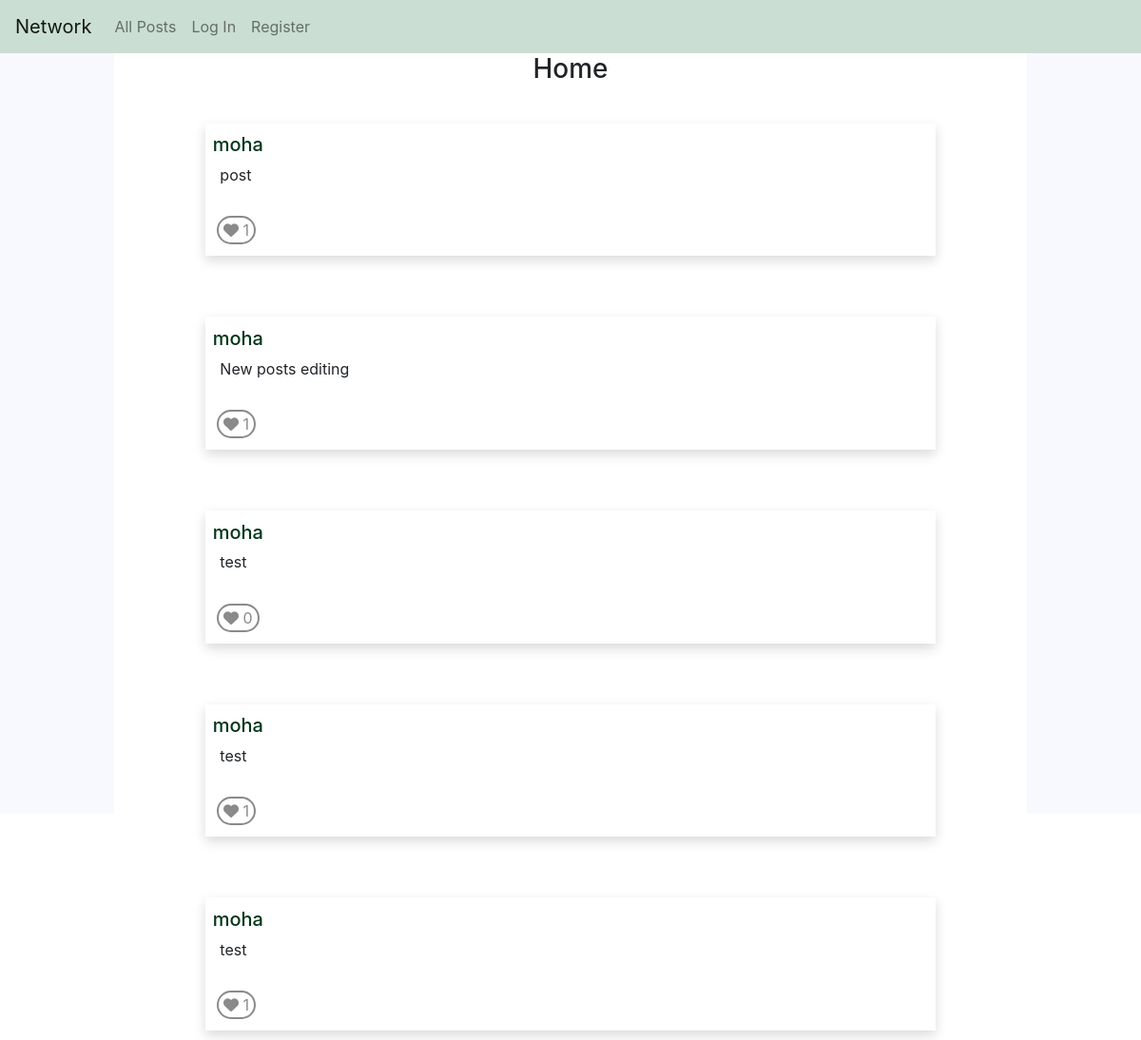
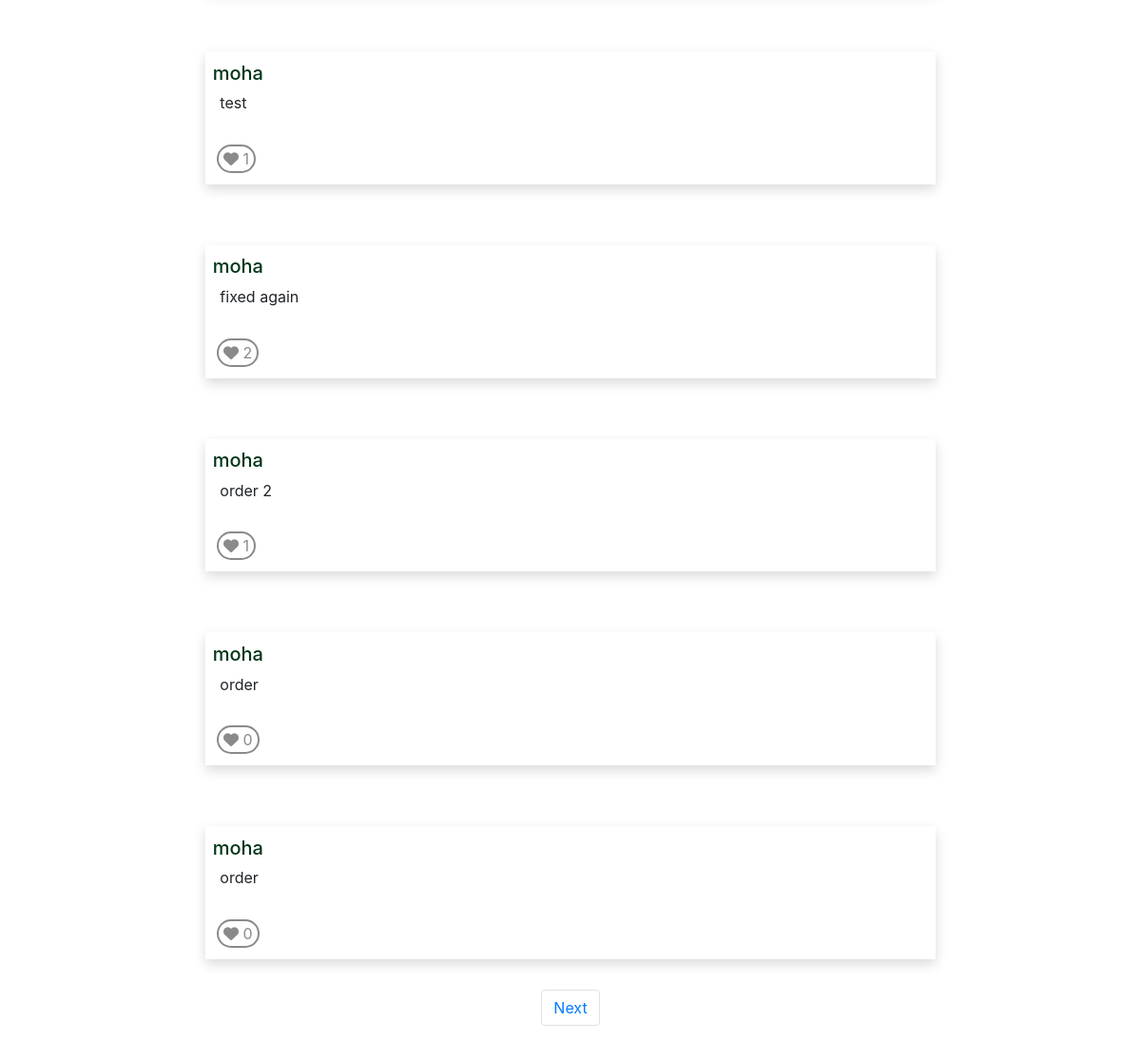
The page / on the database its author committed (2 pictures, top to bottom).
### network/models.py (models this page shows)
class post(models.Model):
    id = models.AutoField(primary_key=True)
    postfk = models.ForeignKey(User, on_delete=models.CASCADE)
    text = models.TextField(max_length=200)
    numoflikes = models.IntegerField(default=0)
    liked = models.BooleanField(default=False)

class User(AbstractUser):
    id = models.AutoField(primary_key=True)
    numfollowers = models.IntegerField(default=0)
    numfollowing = models.IntegerField(default=0)

### network/views.py (the view)
# urls.py: path("", views.index, name="index"),
def index(request):
    if request.method == "POST":
        np = request.POST["po"]
        postt = post()
        postt.text = np
        postt.postfk = request.user
        postt.save()
        posts = post.objects.all().order_by("-id")
        return render(request, "network/index.html", {
            "posts": posts
        })
    else:
        userposts = post.objects.filter().order_by("-id")
        pag = Paginator(userposts, 10)
        page_number = request.GET.get('page')
        page_obj = pag.get_page(page_number)
        return render(request, "network/index.html", {
            "posts": page_obj
        })

### network/templates/network/index.html (shortened to what this page needs)
{% extends "network/layout.html" %}
{% load static %}
{% block body %}
<div class="post-side">
    <div class="post-parent">
        <div>
            <h3>Home</h3>
        </div>
        {% for post in posts %}
        <div id="post">
            <div id="pun">
                <a id="a" href="profile/{{post.postfk}}" onclick="document.getElementById('su').submit();">
                    <h5 id="postuser">{{post.postfk}}</h5>
                </a>
            </div>
            <div id="ptxt">
                <p id="tx">{{post.text}}</p>
            </div>
            <div style="display: none;" class="btlike" id="dd-{{post.id}}">
                <button id="like" value="{{post.id}}" class="button button-like">
                    <i class="fa fa-heart"></i>
                    <span id='n-{{post.id}}'>{{post.numoflikes}}</span>
                </button>
            </div>
        </div>
        {% endfor %}
        <nav aria-label="Page navigation example">
            <ul class="pagination justify-content-end">
                {% if posts.has_next %}
                <li class="page-item">
                    <a class="page-link" href="?page={{ posts.next_page_number }}">Next</a>
                </li>
                {% endif %}
            </ul>
        </nav>
    </div>
</div>
{% endblock %}

### network/templates/network/layout.html (shortened to what this page needs)
{% load static %}
<!DOCTYPE html>
<html lang="en">
<head>
    <link rel="stylesheet" href="https://stackpath.bootstrapcdn.com/bootstrap/4.4.1/css/bootstrap.min.css"
>
    <link href="{% static 'network/styles.css' %}" rel="stylesheet">
</head>
<body>
    <nav id='nav' class="navbar navbar-expand-lg navbar-light bg-light">
        <a class="navbar-brand" href="{% url 'index' %}">Network</a>
        <div>
            <ul class="navbar-nav mr-auto">
                <li class="nav-item">
                    <a class="nav-link" href="{% url 'index' %}">All Posts</a>
                </li>
                {% if user.is_authenticated %}
                <li class="nav-item">
                    <a class="nav-link" href="{% url 'followings' %}">Following</a>
                </li>
                <li class="nav-item">
                    <a class="nav-link" href="{% url 'logout' %}">Log Out</a>
                </li>
                {% else %}
                <li class="nav-item">
                    <a class="nav-link" href="{% url 'login' %}">Log In</a>
                </li>
                <li class="nav-item">
                    <a class="nav-link" href="{% url 'register' %}">Register</a>
                </li>
                {% endif %}
            </ul>
        </div>
    </nav>
    <div class="body">
        {% block body %}
        {% endblock %}
    </div>
</body>
</html>

### network/static/network/styles.css (style rules this page uses)
html { width: 100%; height: 100%; }
body { height: 100vh; }
.body { width: 100%; height: 100%; background-color: ghostwhite; }
.post-side { display: flex; justify-content: center; }
.post-parent { width: 80vw; display: flex; flex-direction: column; align-items: center; background-color: white; }
div#post { width: 64vw; margin: 4vh; background-color: white; box-shadow: 0px 5px 12px 0px rgb(0 0 0 / 15%); }
div#pun { padding: 1%; padding-bottom: 0; }
div#ptxt { padding: 2%; padding-top: 1%; }
div#pun { display: flex; padding: 1%; padding-bottom: 0; gap: 10px; }
h5#postuser { margin-bottom: 0px; padding-top: 3px; }
.button-like, .liked { border: 2px solid #8a8a8a; background-color: transparent; text-decoration: none; padding: 1px 5px; position: relative; vertical-align: middle; text-align: center; display: inline-block; border-radius: 3rem; color: #8a8a8a; transition: all ease 0.4s; }
.button-like .fa, .button-like span { transition: all ease 0.4s; }
button#like { margin-left: 1vw; margin-bottom: 1vw; }
#nav { background-color: #caded4 !important; }
#a { color: #023618; text-decoration: none; }

### rows shown on the page
post: postfk "moha", text "post", {{ post.id }} 21 (drawn), numoflikes "1"
post: postfk "moha", text "New posts editing", {{ post.id }} 20 (drawn), numoflikes "1"
post: postfk "moha", text "test", {{ post.id }} 19 (drawn), numoflikes "0"
post: postfk "moha", text "test", {{ post.id }} 18 (drawn), numoflikes "1"
post: postfk "moha", text "test", {{ post.id }} 17 (drawn), numoflikes "1"
post: postfk "moha", text "test", {{ post.id }} 16 (drawn), numoflikes "1"
post: postfk "moha", text "fixed again", {{ post.id }} 15 (drawn), numoflikes "2"
post: postfk "moha", text "order 2", {{ post.id }} 14 (drawn), numoflikes "1"
post: postfk "moha", text "order", {{ post.id }} 13 (drawn), numoflikes "0"
post: postfk "moha", text "order", {{ post.id }} 12 (drawn), numoflikes "0"
